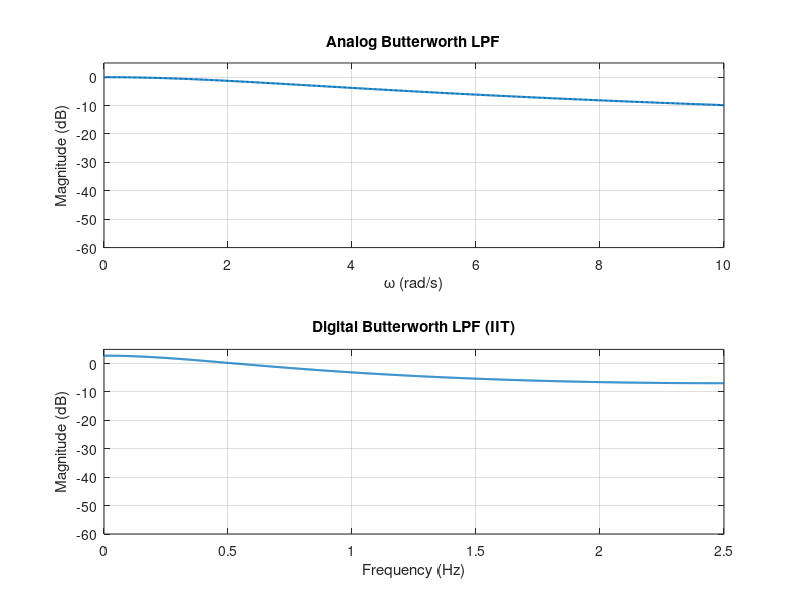

Recreate this plot in MATLAB.
clc;
clear;

p1 = input('Passband frequency (rad/s): ');
p2 = input('Stopband frequency (rad/s): ');
r1 = input('Passband ripple (dB): ');
r2 = input('Stopband attenuation (dB): ');
fsamp = input('Sampling frequency (Hz): ');

ts = 1 / fsamp;

dp = 10^(-r1 / 20);
ds = 10^(-r2 / 20);

A = (1 / ds^2) - 1;
B = (1 / dp^2) - 1;
C = log10(p2 / p1);
val = log10(sqrt(A / B)) / C;

n = 1;
while n < val
    n = n + 1;
end

wc = p1 / ((1 / dp^2 - 1)^(1 / (2 * n)));

disp(['N = ', num2str(n)]);
disp(['wc = ', num2str(wc)]);

wset = linspace(0, 2 * p2, 500);
Ha = zeros(size(wset));

odd = false;
tmp = n;
while tmp > 1
    tmp = tmp - 2;
end
if tmp == 1
    odd = true;
end

i = 1;
while i <= length(wset)
    s = 1j * wset(i);
    P = 1;
    if odd
        k = 1;
        while k <= (n - 1) / 2
            b = 2 * sin((2 * k - 1) * pi / (2 * n));
            P = P * (s^2 + b * wc * s + wc^2);
            k = k + 1;
        end
        Ha(i) = abs((wc^n) / ((s + wc) * P));
    else
        k = 1;
        while k <= n / 2
            b = 2 * sin((2 * k - 1) * pi / (2 * n));
            P = P * (s^2 + b * wc * s + wc^2);
            k = k + 1;
        end
        Ha(i) = abs((wc^n) / P);
    end
    i = i + 1;
end

pts = 1024;
wd = linspace(0, pi, pts);

S = zeros(1, n);
k = 0;
while k < n
    t = pi * (2 * k + n + 1) / (2 * n);
    S(k + 1) = wc * exp(1j * t);
    k = k + 1;
end

R = zeros(1, n);
k = 1;
while k <= n
    sk = S(k);
    other = [S(1:k-1) S(k+1:n)];
    den = 1;
    m = 1;
    while m <= length(other)
        den = den * (sk - other(m));
        m = m + 1;
    end
    R(k) = ts * wc^n / den;
    k = k + 1;
end

Hiit = zeros(size(wd));
i = 1;
while i <= length(wd)
    z = exp(1j * wd(i));
    summ = 0;
    k = 1;
    while k <= n
        summ = summ + R(k) / (1 - exp(S(k) * ts) * z^-1);
        k = k + 1;
    end
    Hiit(i) = abs(summ);
    i = i + 1;
end

figure;
subplot(2, 1, 1);
plot(wset, 20 * log10(Ha), 'LineWidth', 1.5);
xlabel('\omega (rad/s)');
ylabel('Magnitude (dB)');
title('Analog Butterworth LPF');
grid on;
ylim([-60 5]);

subplot(2, 1, 2);
faxis = wd * fsamp / (2 * pi);
plot(faxis, 20 * log10(Hiit), 'LineWidth', 1.5);
xlabel('Frequency (Hz)');
ylabel('Magnitude (dB)');
title('Digital Butterworth LPF (IIT)');
grid on;
ylim([-60 5]);
